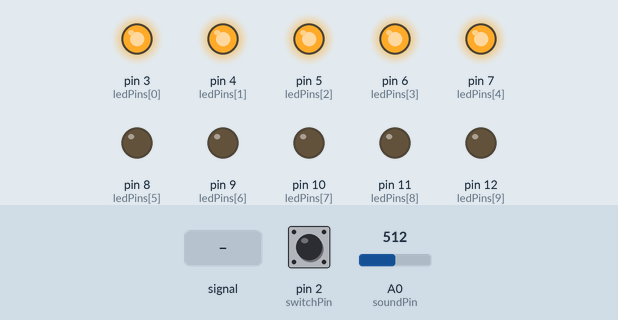
Bench run of a sketch on a simulated Arduino Uno, built with avr-gcc and run on an emulated ATmega328P. On the bench: output pins drawn as LEDs (lit = HIGH). Dashed ring = blinking. The inputs (shaded band) are chosen by the test bench; at power-on: A0 (soundPin) = 512, pin 2 (switchPin) LOW.

Above: at 1.2 s.
1.3 s: A0 (soundPin) fed a 200 Hz sine of ±81 counts around its level
At 2.48 s:
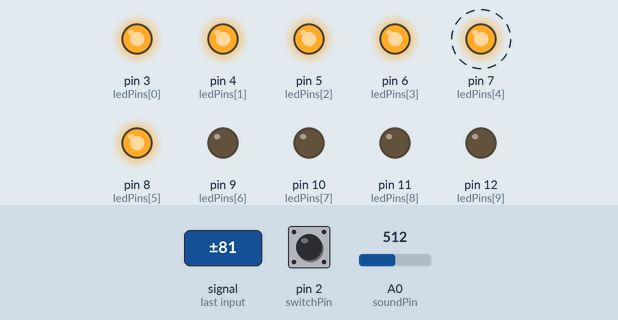
4.3 s: A0 (soundPin) set to 716
At 5.3 s:
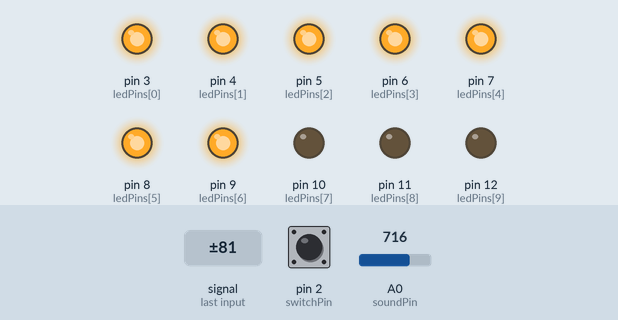
5.8 s: A0 (soundPin) fed a 1000 Hz sine of ±255 counts around its level
At 7.63 s:
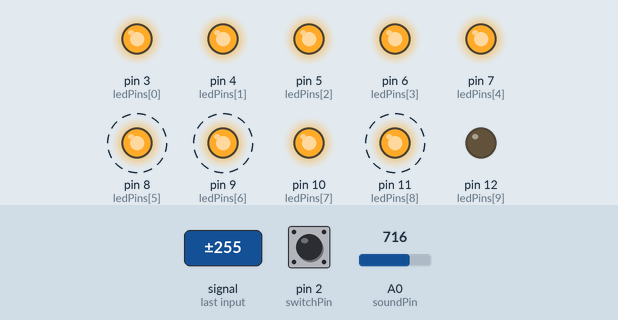
8.8 s: pin 2 (switchPin) pulled HIGH for 3.2 s
14.0 s: A0 (soundPin) fed a 2 Hz sine of ±306 counts around its level
At 15.15 s:
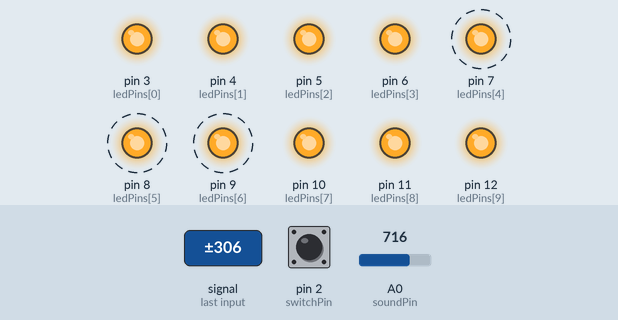
17.0 s: A0 (soundPin) set to 306
At 18.3 s:
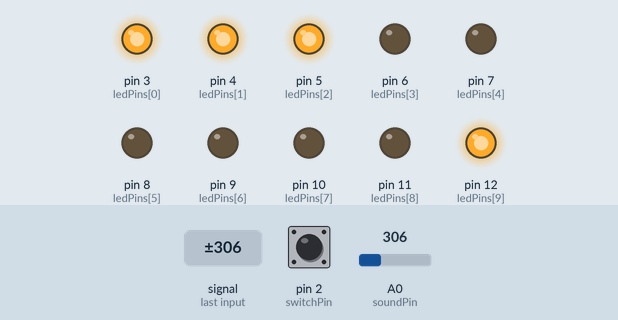
Timing chart, 0 to 20.1 s (numbered marks = the images above; inputs shaded):
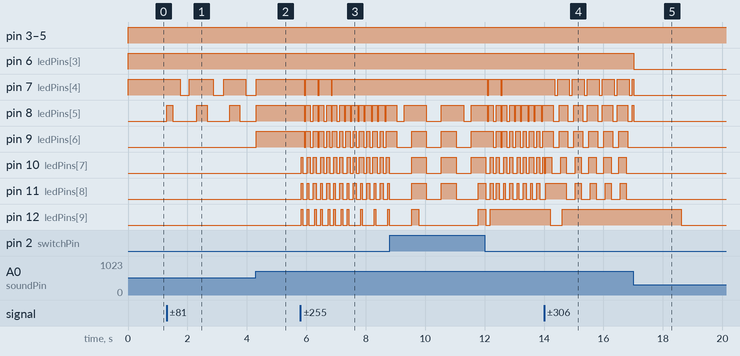

The sketch:

vu_meter.ino
```cpp
/*############### SET SERVO POSITION BASED ON SERIAL INPUT #########################
       This code will take input from the Serial port in the form of a number.

       It takes this number and positions a servo between 0 and 180 degrees.

       To know when the number actually ends, a non numeric character must follow
       the number.  Typically the serial input would not be used, it is just for this
       example.


   From: Mike Myers (http://mikemyers.me)  @netnutmike
       Let's Make It Episode 12 (http://tech-zen.tv/index.php/shows/let-s-make-it/episodes/59-sensor-fun-with-arduino-1-massive-failure-but-4-successes-let-s-make-it-episode-6)

       http://tech-zen.tv

       For the sample code, show notes, contact information and many more
       videos, visit the show page at http://tech-zen.tv/letsmakeit

       Please subscribe to our YouTube channel or our netcasts at any of
       your favorite netcast / podcast outlets.

       We normally record Let's Make It live on Tuesday evenings around
       7pm eastern. You can watch it live by going to tech-zen.tv and clicking
       the live link at the top of the page.

       We also have a community setup for our viewers and listeners. You can
       join the community by going to community.tech-zen.tv.

       We love input on what you would like to know or if you have an idea for
       a new Let's Make it episode, you can contact us via email or phone at
       the show information page.
################################################################################*/


int ledPins[] = {3,4,5,6,7,8,9,10,11,12};
int switchPin = 2;
int soundPin = 0;

boolean showPeak = false;
int peakValue = 0;
long lastPeak = 0;

void setup()
{
  for (int i=0; i< 10; i++)
  {
    pinMode(ledPins[i], OUTPUT);
  }
  pinMode(switchPin, INPUT);
}

void loop()
{
  if (digitalRead(switchPin))
  {
    showPeak = !showPeak;
    peakValue = 0;
    delay(200);
  }

  int value = analogRead(soundPin);
  int topLED = map(value, 0, 1023, 0, 11) -1;

  if (millis() > (lastPeak + 2000))
  {
    peakValue = 0;
  }

  if (topLED > peakValue)
  {
    peakValue = topLED;
    lastPeak = millis();
  }

  for (int i=0; i<10; i++)
  {
    digitalWrite(ledPins[i], (i <= topLED || (showPeak && i == peakValue)));
  }

  delay(50);
}
```

Measured:
- after the input at 1.3 s, pin 7 (ledPins[4]): alternates HIGH for 0.78 s and LOW for 0.33 s, starting after 0.46 s; pin 8 (ledPins[5]): LOW → HIGH at once, then repeats every 1.2 s: LOW 0.80 s, HIGH 0.35 s
- after the input at 4.3 s, pin 7 (ledPins[4]): goes on until 4.3 s, then stays HIGH; pin 9 (ledPins[6]): LOW → HIGH at once
- after the input at 5.8 s, pin 7 (ledPins[4]): alternates HIGH for 0.40 s and LOW for 0.05 s, 6 changes in all, then stays HIGH, starting after 0.13 s; pin 8 (ledPins[5]): alternates HIGH for 0.15 s and LOW for 0.05 s, starting after 0.13 s
- after the input at 14.0 s, pin 8 (ledPins[5]): alternates HIGH for 0.35 s and LOW for 0.15 s, starting after 0.30 s; pin 9 (ledPins[6]): alternates HIGH for 0.30 s and LOW for 0.20 s, starting after 0.30 s; pin 12 (ledPins[9]): HIGH → LOW after 0.20 s, → HIGH 0.40 s later
- after the input at 17.0 s, pin 6 (ledPins[3]): HIGH → LOW at once; pin 9 (ledPins[6]), pin 10 (ledPins[7]), pin 11 (ledPins[8]): stops changing and stays LOW; pin 12 (ledPins[9]): HIGH → LOW after 1.6 s
